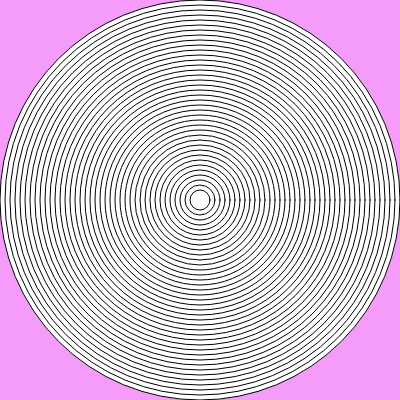
Frame 1 (no input)
Frame 60 (no input): identical to frame 1, image omitted
Frame 120 (the mouse pressed at the canvas centre since frame 60): identical to frame 1, image omitted

The p5.js sketch that drew this single still picture (run headless with seeded random() and noise() and a simulated clock; from frame 60 on, the mouse is pressed at the canvas centre):

// p5.js sketch
// ── sketch.js
function setup() {
  createCanvas(400, 400);
}

function draw() {
  background(245, 155, 250);
    ellipse (200, 200, 400, 400)
    ellipse (200, 200, 390, 390)
    ellipse (200, 200, 380, 380)
    ellipse (200, 200, 370, 370)
    ellipse (200, 200, 360, 360)
    ellipse (200, 200, 350, 350)
    ellipse (200, 200, 340, 340)
    ellipse (200, 200, 330, 330)
    ellipse (200, 200, 320, 320)
    ellipse (200, 200, 310, 310)
    ellipse (200, 200, 300, 300)
    ellipse (200, 200, 290, 290)
    ellipse (200, 200, 280, 280)
    ellipse (200, 200, 270, 270)
    ellipse (200, 200, 260, 260)
    ellipse (200, 200, 250, 250)
    ellipse (200, 200, 240, 240)
    ellipse (200, 200, 230, 230)
    ellipse (200, 200, 220, 220)
    ellipse (200, 200, 210, 210)
  ellipse (200, 200, 200, 200)
  ellipse (200, 200, 190, 190)
    ellipse (200, 200, 180, 180)
    ellipse (200, 200, 170, 170)
    ellipse (200, 200, 160, 160)
    ellipse (200, 200, 150, 150)
    ellipse (200, 200, 140, 140)
    ellipse (200, 200, 130, 130)
    ellipse (200, 200, 120, 120)
    ellipse (200, 200, 110, 110)
ellipse (200, 200, 100, 100)
  ellipse (200, 200, 90, 90)
  ellipse (200, 200, 80, 80)
  ellipse (200, 200, 70, 70)
  ellipse (200, 200, 60, 60)
  ellipse (200, 200, 50, 50)
  ellipse (200, 200, 40, 40)
  ellipse (200, 200, 30, 30)
    ellipse (200, 200, 20, 20)
  
}
